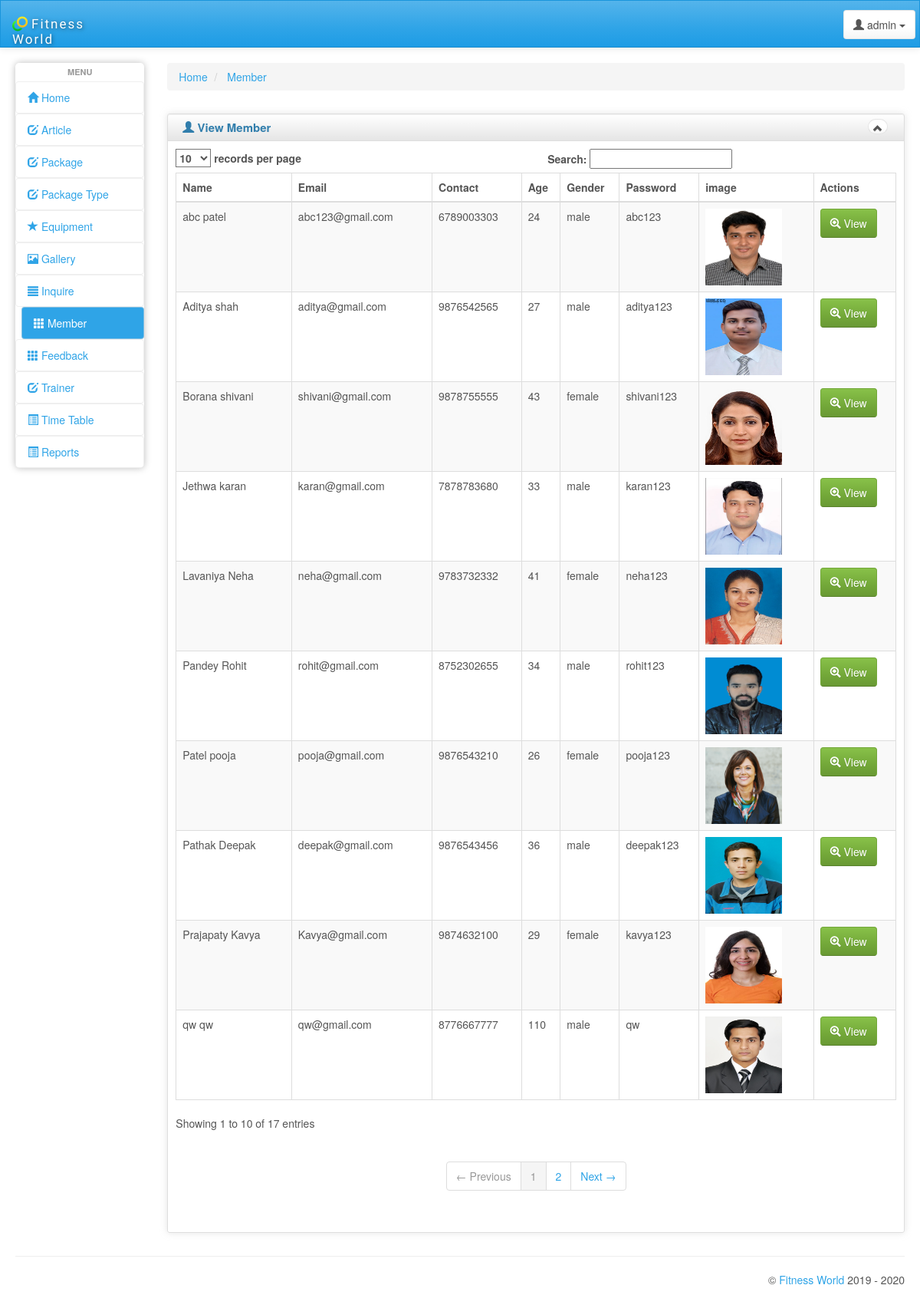
Screenshot of /admin/member.php (signed in) with the database file from the repository.
### tables this page shows
CREATE TABLE IF NOT EXISTS `member` (
  `ID` int(5) NOT NULL AUTO_INCREMENT,
  `join_date` varchar(12) NOT NULL,
  `username` varchar(50) NOT NULL,
  `password` varchar(10) NOT NULL,
  `first_name` varchar(50) NOT NULL,
  `middle_name` varchar(50) NOT NULL,
  `age` int(5) NOT NULL,
  `contact_no` bigint(11) NOT NULL,
  `address` varchar(500) NOT NULL,
  `gender` varchar(6) NOT NULL,
  `image` varchar(1000) NOT NULL,
  PRIMARY KEY (`ID`)
);

### admin/member.php (the view, shortened to what this page needs)
<!DOCTYPE html>
<html lang="en">
<head>
    <link id="bs-css" href="css/bootstrap-cerulean.min.css" rel="stylesheet">
    <link href="css/charisma-app.css" rel="stylesheet">
    <link href='bower_components/fullcalendar/dist/fullcalendar.css' rel='stylesheet'>
    <link href='bower_components/fullcalendar/dist/fullcalendar.print.css' rel='stylesheet' media='print'>
    <link href='bower_components/chosen/chosen.min.css' rel='stylesheet'>
    <link href='bower_components/colorbox/example3/colorbox.css' rel='stylesheet'>
    <link href='bower_components/responsive-tables/responsive-tables.css' rel='stylesheet'>
    <link href='bower_components/bootstrap-tour/build/css/bootstrap-tour.min.css' rel='stylesheet'>
    <link href='css/jquery.noty.css' rel='stylesheet'>
    <link href='css/noty_theme_default.css' rel='stylesheet'>
    <link href='css/elfinder.min.css' rel='stylesheet'>
    <link href='css/elfinder.theme.css' rel='stylesheet'>
    <link href='css/jquery.iphone.toggle.css' rel='stylesheet'>
    <link href='css/uploadify.css' rel='stylesheet'>
    <link href='css/animate.min.css' rel='stylesheet'>
</head>
<body>
   <?php include"header.php";?>
        <div id="content" class="col-lg-10 col-sm-10">
                <div>
        <ul class="breadcrumb">
            <li>
                <a href="#">Home</a>
            </li>
            <li>
                <a href="#">Member</a>
            </li>
        </ul>
    </div>
    <div class="row">
    <div class="box col-md-12">
    <div class="box-inner">
    <div class="box-header well" data-original-title="">
        <h2><i class="glyphicon glyphicon-user"></i> View Member</h2>
        <div class="box-icon">
            <a href="#" class="btn btn-minimize btn-round btn-default"><i
                    class="glyphicon glyphicon-chevron-up"></i></a>
        </div>
    </div>
    <div class="box-content">
    <table class="table table-striped table-bordered bootstrap-datatable datatable responsive">
    <thead>
    <tr>
        <th>Name</th>
        <th>Email</th>
        <th>Contact</th>
		<th>Age</th>
        <th>Gender</th>
        <th>Password</th>
		<th>image</th>
        <th>Actions</th>
    </tr>
    </thead>
    <tbody>
    <tr>
		<?php
				    	$q="SELECT * from member";
						$run=mysql_query($q) or die(mysql_error());
while($row = mysql_fetch_assoc( $run ))
{
	$id=$row['ID'];
	$name=$row['first_name']." ".$row['middle_name'];
	$email=$row['username'];
	$contact_no=$row['contact_no'];
	$age=$row['age'];
	$gender=$row['gender'];
	$password=$row['password'];
	$image=$row['image'];
	?>
        <td><?php echo $name;?></td>
        <td class="center"><?php echo $email;?></td>
        <td class="center"><?php echo $contact_no;?></td>
		<td><?php echo $age;?></td>
        <td class="center"><?php echo $gender;?></td>
		 <td class="center"><?php echo $password; ?></td>
		 <td><img src="member_image\profile\<?php echo $image;?>" height="100px" width="100px"/></td>
    <?php echo '<td class="center">
   <a class="btn btn-success" href="view_member.php?id=' . $id . '">
                <i class="glyphicon glyphicon-zoom-in icon-white"></i> View</a>
	</td>
	</tr>';
}
?>
    </tbody>
    </table>
    </div>
    </div>
    </div>
    </div>
    </div>
</div>
    <hr>
  <?php include"footer.php"; ?>
</div>
</body>
</html>

### admin/css/charisma-app.css (style rules this page uses)
.box { margin-top: 10px; margin-bottom: 10px; }
.box-inner { border: 1px solid #DEDEDE; border-radius: 3px; -webkit-border-radius: 3px; -moz-border-radius: 3px; box-shadow: 0 0 10px rgba(189, 189, 189, 0.4); -webkit-box-shadow: 0 0 10px rgba(189, 189, 189, 0.4); -moz-box-shadow: 0 0 10px rgba(189, 189, 189, 0.4); }
.box-header { border: none; padding-top: 5px; border-bottom: 1px solid #DEDEDE; border-radius: 3px 3px 0 0; -webkit-border-radius: 3px 3px 0 0; -moz-border-radius: 3px 3px 0 0; height: 35px; min-height: 35px !important; margin-bottom: 0; font-weight: bold; font-size: 16px; background: -moz-linear-gradient(top, rgba(255, 255, 255, 0) 0%, rgba(0, 0, 0, 0.1) 100%); background: -webkit-gradient(linear, left top, left bottom, color-stop(0%, rgba(255, 255, 255, 0)), color-stop(100%, rgba(0, 0, 0, 0.1))); background: -webkit-linear-gradient(top, rgba(255, 255, 255, 0) 0%, rgba(0, 0, 0, 0.1) 100%); background: -o-linear-gradient(top, rgba(255, 255, 255, 0) 0%, rgba(0, 0, 0, 0.1) 100%); background: -ms-linear-gradient(top, rgba(255, 255, 255, 0) 0%, rgba(0, 0, 0, 0.1) 100%); background: linear-gradient(to bottom, rgba(255, 255, 255, 0) 0%, rgba(0, 0, 0, 0.1) 100%); filter: progid:DXImageTransform.Microsoft.gradient(startColorstr='#00ffffff', endColorstr='#1a000000', GradientType=0); }
.box-header h2 { font-size: 15px; width: auto; clear: none; float: left; line-height: 25px; white-space: nowrap; font-weight: bold; margin-top: 0; margin-bottom: 0; }
.box-header h2 > i { margin-top: 1px; }
.box-icon { float: right; }
.box-icon a { clear: none; float: left; margin: 0 2px; height: 20px; width: 5px; margin-top: 1px; }
.box-icon a i { margin-left: -6px; top: -1px; }
.box-content { padding: 10px; }
.btn-round { border-radius: 40px; -webkit-border-radius: 40px; -moz-border-radius: 40px; font-size: 12px; padding-top: 4px; }
@media only screen and (min-width: 980px) { a, button, input[type=submit], input[type=button], .product-img { -webkit-transition: .5s; -moz-transition: .5s; -ms-transition: .5s; -o-transition: .5s; transition: .5s; } }

### admin/bower_components/responsive-tables/responsive-tables.css (style rules this page uses)
table th { font-weight: bold; }
table td, table th { padding: 9px 10px; text-align: left; }

### rows the page displays
member: name "Patel pooja", username "pooja@gmail.com", contact_no "9876543210", age "26", gender "female", password "pooja123", image (picture)
member: name "abc patel", username "abc123@gmail.com", contact_no "6789003303", age "24", gender "male", password "abc123", image (picture)
member: name "Aditya shah", username "aditya@gmail.com", contact_no "9876542565", age "27", gender "male", password "aditya123", image (picture)
member: name "Prajapaty Kavya", username "Kavya@gmail.com", contact_no "9874632100", age "29", gender "female", password "kavya123", image (picture)
member: name "Pandey Rohit", username "rohit@gmail.com", contact_no "8752302655", age "34", gender "male", password "rohit123", image (picture)
member: name "Pathak Deepak", username "deepak@gmail.com", contact_no "9876543456", age "36", gender "male", password "deepak123", image (picture)
member: name "Lavaniya Neha", username "neha@gmail.com", contact_no "9783732332", age "41", gender "female", password "neha123", image (picture)
member: name "Borana shivani", username "shivani@gmail.com", contact_no "9878755555", age "43", gender "female", password "shivani123", image (picture)
member: name "Jethwa karan", username "karan@gmail.com", contact_no "7878783680", age "33", gender "male", password "karan123", image (picture)
member: name "qw qw", username "qw@gmail.com", contact_no "8776667777", age "110", gender "male", password "qw", image (picture)
